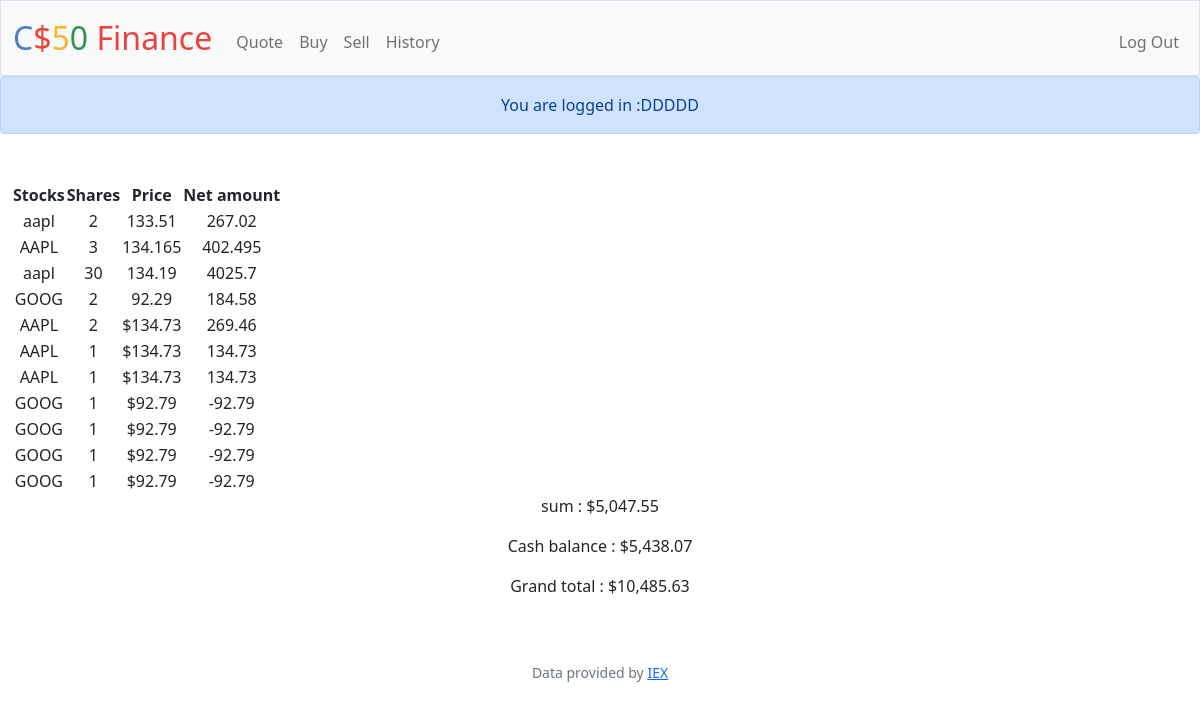
Screenshot of / (signed in) with the database file from the repository.
### tables this page shows
CREATE TABLE portfolio (id_2 INTEGER PRIMARY KEY, username TEXT NOT NULL, action TEXT NOT NULL, symbol TEXT NOT NULL, time TEXT NOT NULL, price TEXT NOT NULL, shares TEXT NOT NULL, net_amount TEXT NOT NULL);

CREATE TABLE users (id INTEGER, username TEXT NOT NULL, hash TEXT NOT NULL, cash NUMERIC NOT NULL DEFAULT 10000.00, PRIMARY KEY(id));

### app.py (the view)
@app.route("/")
@login_required
def index():
    flash("You are logged in :DDDDD")
    portfolio = db.execute("SELECT * FROM portfolio WHERE username = ?", session["username"])
    rows = db.execute("SELECT * FROM users WHERE id = ?", session["user_id"])
    sum = 0
    for i in portfolio:
        sum += float(i["net_amount"])
    return render_template("index.html", portfolio=portfolio, cash_balance=rows[0]["cash"], sum=sum, total=rows[0]["cash"] + sum)

### app.py (called while the page is built)
@app.after_request
def after_request(response):
    response.headers["Cache-Control"] = "no-cache, no-store, must-revalidate"
    response.headers["Expires"] = 0
    response.headers["Pragma"] = "no-cache"
    return response

### helpers.py (called while the page is built)
def login_required(f):
    @wraps(f)
    def decorated_function(*args, **kwargs):
        if session.get("user_id") is None:
            return redirect("/login")
        return f(*args, **kwargs)
    return decorated_function

def usd(value):
    return f"${value:,.2f}"

### templates/index.html (shortened to what this page needs)
{% extends "layout.html" %}
{% block main %}
    <table>
        <thead>
            <tr>
                <th>Stocks</th>
                <th>Shares</th>
                <th>Price</th>
                <th>Net amount</th>
            </tr>
        </thead>
        <tbody>
            {% for i in portfolio %}
                <tr>
                    <td>{{ i.symbol }}</td>
                    <td>{{ i.shares }}</td>
                    <td>{{ i.price }}</td>
                    <td>{{ i.net_amount }}</td>
                </tr>
            {% endfor %}
        </tbody>
    </table>
    <p>
        sum : {{sum | usd}}
    </p>
    <p>
        Cash balance : {{cash_balance | usd}}
    </p>
    <p>
        Grand total : {{total | usd}}
    </p>
{% endblock %}

### templates/layout.html (shortened to what this page needs)
<!DOCTYPE html>
<html lang="en">
    <head>
        <link href="https://cdn.jsdelivr.net/npm/bootstrap@5.1.3/dist/css/bootstrap.min.css" rel="stylesheet">
        <link href="/static/styles.css" rel="stylesheet">
    </head>
    <body>
        <nav class="bg-light border navbar navbar-expand-md navbar-light">
            <div class="container-fluid">
                <a class="navbar-brand" href="/"><span class="blue">C</span><span class="red">$</span><span class="yellow">5</span><span class="green">0</span> <span class="red">Finance</span></a>
                <div class="collapse navbar-collapse" id="navbar">
                    {% if session["user_id"] %}
                        <ul class="navbar-nav me-auto mt-2">
                            <li class="nav-item"><a class="nav-link" href="/quote">Quote</a></li>
                            <li class="nav-item"><a class="nav-link" href="/buy">Buy</a></li>
                            <li class="nav-item"><a class="nav-link" href="/sell">Sell</a></li>
                            <li class="nav-item"><a class="nav-link" href="/history">History</a></li>
                        </ul>
                        <ul class="navbar-nav ms-auto mt-2">
                            <li class="nav-item"><a class="nav-link" href="/logout">Log Out</a></li>
                        </ul>
                    {% else %}
                        <ul class="navbar-nav ms-auto mt-2">
                            <li class="nav-item"><a class="nav-link" href="/register">Register</a></li>
                            <li class="nav-item"><a class="nav-link" href="/login">Log In</a></li>
                        </ul>
                    {% endif %}
                </div>
            </div>
        </nav>
        {% if get_flashed_messages() %}
            <header>
                <div class="alert alert-primary mb-0 text-center" role="alert">
                    {{ get_flashed_messages() | join(" ") }}
                </div>
            </header>
        {% endif %}
        <main class="container-fluid py-5 text-center">
            {% block main %}{% endblock %}
        </main>
        <footer class="mb-5 small text-center text-muted">
            Data provided by <a href="https://iexcloud.io/">IEX</a>
        </footer>
    </body>
</html>

### static/styles.css (style rules this page uses)
nav .navbar-brand { font-size: xx-large; }
nav .navbar-brand .blue { color: #537fbe; }
nav .navbar-brand .red { color: #ea433b; }
nav .navbar-brand .yellow { color: #f5b82e; }
nav .navbar-brand .green { color: #2e944b; }

### rows the page displays
portfolio: symbol "aapl", shares "2", price "133.51", net_amount "267.02"
portfolio: symbol "AAPL", shares "3", price "134.165", net_amount "402.495"
portfolio: symbol "aapl", shares "30", price "134.19", net_amount "4025.7"
portfolio: symbol "GOOG", shares "2", price "92.29", net_amount "184.58"
portfolio: symbol "AAPL", shares "2", price "$134.73", net_amount "269.46"
portfolio: symbol "AAPL", shares "1", price "$134.73", net_amount "134.73"
portfolio: symbol "AAPL", shares "1", price "$134.73", net_amount "134.73"
portfolio: symbol "GOOG", shares "1", price "$92.79", net_amount "-92.79"
portfolio: symbol "GOOG", shares "1", price "$92.79", net_amount "-92.79"
portfolio: symbol "GOOG", shares "1", price "$92.79", net_amount "-92.79"
portfolio: symbol "GOOG", shares "1", price "$92.79", net_amount "-92.79"
users: cash "$5,438.07"

### other values shown
{{ get_flashed_messages() | join(" ") }} "You are logged in :DDDDD"
{{ sum | usd }} "$5,047.55"
{{ total | usd }} "$10,485.63"
